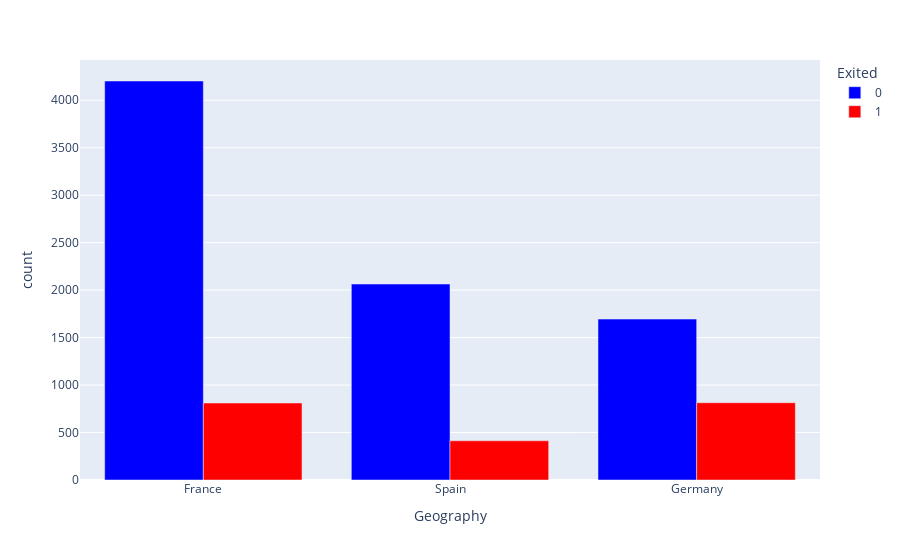

The code cell stored with this chart in its notebook:
### Code cell
fig = px.bar(df[['Geography', 'Exited']].value_counts().reset_index(name='count'), 
             x='Geography', y='count', color='Exited', color_discrete_map={1: 'red', 0: 'blue'}, barmode=
             'group')
fig.show()

### Figure 1 — Plotly figure (JSON) as saved in the notebook; plotly's stock layout.template omitted (floating-point values rounded to 4 significant figures)
{"data": [{"alignmentgroup": "True", "hovertemplate": "Exited=0<br>Geography=%{x}<br>count=%{y}<extra></extra>", "legendgroup": "0", "marker": {"color": "blue", "pattern": {"shape": ""}}, "name": "0", "offsetgroup": "0", "orientation": "v", "showlegend": true, "textposition": "auto", "type": "bar", "x": ["France", "Spain", "Germany"], "xaxis": "x", "y": [4203, 2064, 1695], "yaxis": "y"}, {"alignmentgroup": "True", "hovertemplate": "Exited=1<br>Geography=%{x}<br>count=%{y}<extra></extra>", "legendgroup": "1", "marker": {"color": "red", "pattern": {"shape": ""}}, "name": "1", "offsetgroup": "1", "orientation": "v", "showlegend": true, "textposition": "auto", "type": "bar", "x": ["Germany", "France", "Spain"], "xaxis": "x", "y": [814, 811, 413], "yaxis": "y"}], "layout": {"barmode": "group", "legend": {"title": {"text": "Exited"}, "tracegroupgap": 0}, "margin": {"t": 60}, "xaxis": {"anchor": "y", "domain": [0, 1], "title": {"text": "Geography"}}, "yaxis": {"anchor": "x", "domain": [0, 1], "title": {"text": "count"}}}}
